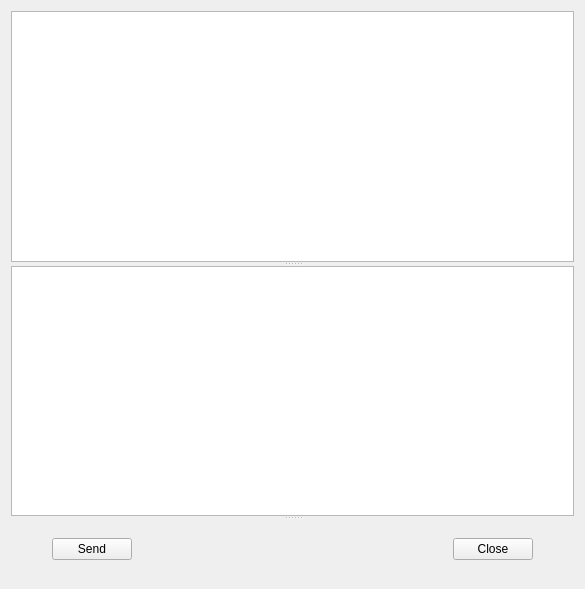
<?xml version="1.0" encoding="UTF-8"?>
<ui version="4.0">
 <class>Widget</class>
 <widget class="QWidget" name="Widget">
  <property name="geometry">
   <rect>
    <x>0</x>
    <y>0</y>
    <width>585</width>
    <height>589</height>
   </rect>
  </property>
  <property name="windowTitle">
   <string>Widget</string>
  </property>
  <layout class="QGridLayout" name="gridLayout">
   <item row="0" column="0">
    <widget class="QSplitter" name="splitter_2">
     <property name="orientation">
      <enum>Qt::Vertical</enum>
     </property>
     <widget class="QSplitter" name="splitter">
      <property name="orientation">
       <enum>Qt::Vertical</enum>
      </property>
      <widget class="QTextEdit" name="textEditRead">
       <property name="readOnly">
        <bool>true</bool>
       </property>
      </widget>
      <widget class="QTextEdit" name="textEditWrite"/>
     </widget>
     <widget class="QWidget" name="layoutWidget">
      <layout class="QHBoxLayout" name="horizontalLayout">
       <item>
        <spacer name="horizontalSpacer_2">
         <property name="orientation">
          <enum>Qt::Horizontal</enum>
         </property>
         <property name="sizeType">
          <enum>QSizePolicy::Minimum</enum>
         </property>
         <property name="sizeHint" stdset="0">
          <size>
           <width>30</width>
           <height>20</height>
          </size>
         </property>
        </spacer>
       </item>
       <item>
        <widget class="QPushButton" name="pushButtonSend">
         <property name="text">
          <string>Send</string>
         </property>
        </widget>
       </item>
       <item>
        <spacer name="horizontalSpacer">
         <property name="orientation">
          <enum>Qt::Horizontal</enum>
         </property>
         <property name="sizeHint" stdset="0">
          <size>
           <width>40</width>
           <height>20</height>
          </size>
         </property>
        </spacer>
       </item>
       <item>
        <widget class="QPushButton" name="pushButtonClose">
         <property name="text">
          <string>Close</string>
         </property>
        </widget>
       </item>
       <item>
        <spacer name="horizontalSpacer_3">
         <property name="orientation">
          <enum>Qt::Horizontal</enum>
         </property>
         <property name="sizeType">
          <enum>QSizePolicy::Minimum</enum>
         </property>
         <property name="sizeHint" stdset="0">
          <size>
           <width>30</width>
           <height>20</height>
          </size>
         </property>
        </spacer>
       </item>
      </layout>
     </widget>
    </widget>
   </item>
  </layout>
 </widget>
 <layoutdefault spacing="6" margin="11"/>
 <resources/>
 <connections/>
</ui>
